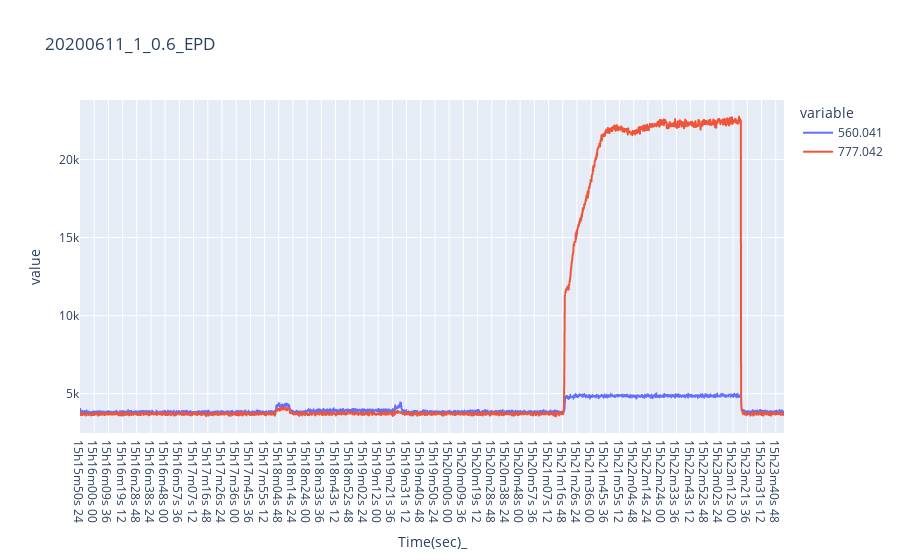

Notebook cell for this chart:
### Code cell
data4 = pd.read_csv('C:/Users/com/Desktop/2020-06-11 TES 실험 OES, CSV데이터/20200611 TES dep_clean_test CSV파일/2020-06-11_15h15m50s_clean4_1_0.6.f_oes.csv')
df_20200611_1_06_EPD = pd.DataFrame(data4[['Time(sec)_','560.041','777.042']])

fig = px.line(df_20200611_1_06_EPD, x="Time(sec)_", y=["560.041", "777.042"], title="20200611_1_0.6_EPD")
fig.show()

### Figure 1 — Plotly figure (JSON) as saved in the notebook; plotly's stock layout.template omitted (floating-point values rounded to 4 significant figures; data arrays with more than 128 entries replaced by an {"elided": "..."} marker saying what was removed)
{"data": [{"hovertemplate": "variable=560.041<br>Time(sec)_=%{x}<br>value=%{y}<extra></extra>", "legendgroup": "560.041", "line": {"color": "#636efa", "dash": "solid"}, "mode": "lines", "name": "560.041", "showlegend": true, "type": "scattergl", "x": {"elided": "2381 str values"}, "xaxis": "x", "y": {"elided": "2381 int values"}, "yaxis": "y"}, {"hovertemplate": "variable=777.042<br>Time(sec)_=%{x}<br>value=%{y}<extra></extra>", "legendgroup": "777.042", "line": {"color": "#EF553B", "dash": "solid"}, "mode": "lines", "name": "777.042", "showlegend": true, "type": "scattergl", "x": {"elided": "2381 str values"}, "xaxis": "x", "y": {"elided": "2381 int values"}, "yaxis": "y"}], "layout": {"legend": {"title": {"text": "variable"}, "tracegroupgap": 0}, "title": {"text": "20200611_1_0.6_EPD"}, "xaxis": {"anchor": "y", "domain": [0, 1], "title": {"text": "Time(sec)_"}}, "yaxis": {"anchor": "x", "domain": [0, 1], "title": {"text": "value"}}}}
